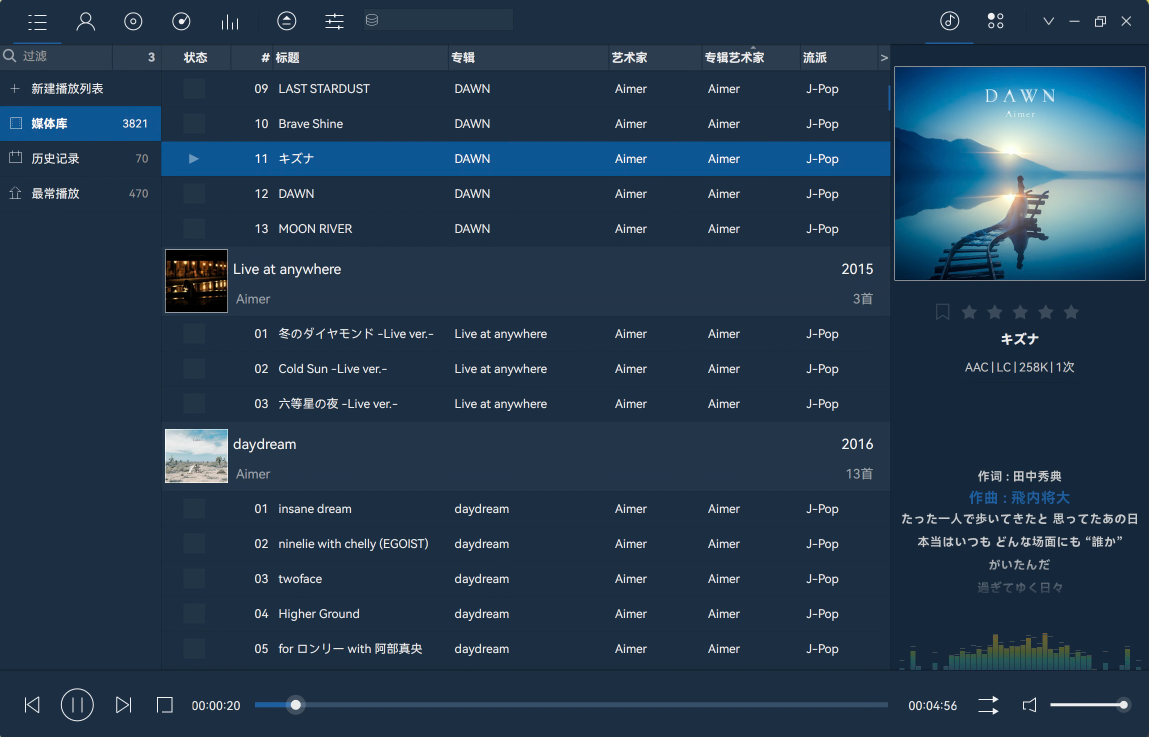
#> input picture Assets/reference-ui.png, 2297 x 1474 px (shown at 1/2 size)
$ python compare.py
#> lines starting #> are read from the running program, lines starting #| are printed output that depends on the picture
#!/usr/bin/env python3
"""Builds a side-by-side comparison of the reference screenshot and the latest run."""
import os
import sys
from PIL import Image, ImageDraw

# Resolve next to the repo so the tool works from any working directory.
ROOT = os.path.dirname(os.path.dirname(os.path.abspath(__file__)))
REF = os.path.join(ROOT, "Assets/reference-ui.png")
SHOT = os.path.join(ROOT, "Assets/shot.png")
OUT = os.path.join(ROOT, "Assets/compare.png")


def main():
    ref = Image.open(REF).convert("RGB")
#> ref is the input picture: PIL image 2297x1474 RGB; mean R, G, B 35.6, 57.7, 78.8
    shot = Image.open(SHOT).convert("RGB")
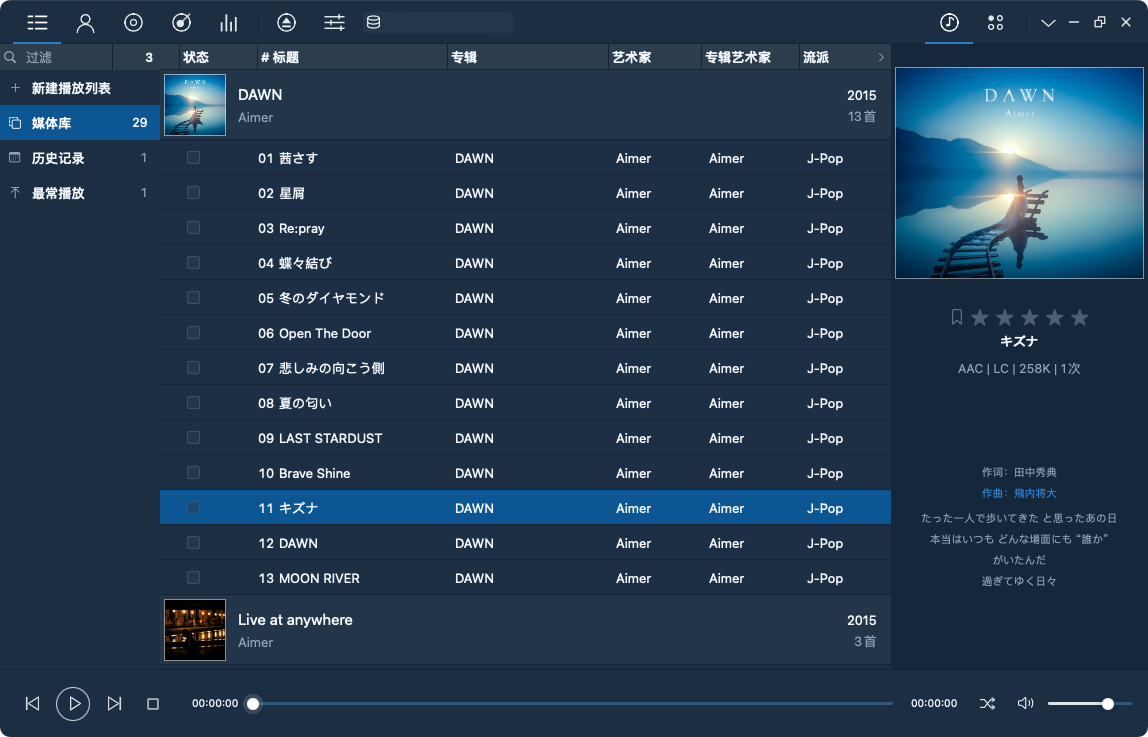
#> input picture Assets/shot.png, 1148 x 737 px
    shot = shot.resize(ref.size, Image.LANCZOS)
#> shot: PIL image 2297x1474 RGB
    gap = 12
    canvas = Image.new("RGB", (ref.width, ref.height * 2 + gap), (10, 10, 12))
    canvas.paste(ref, (0, 0))
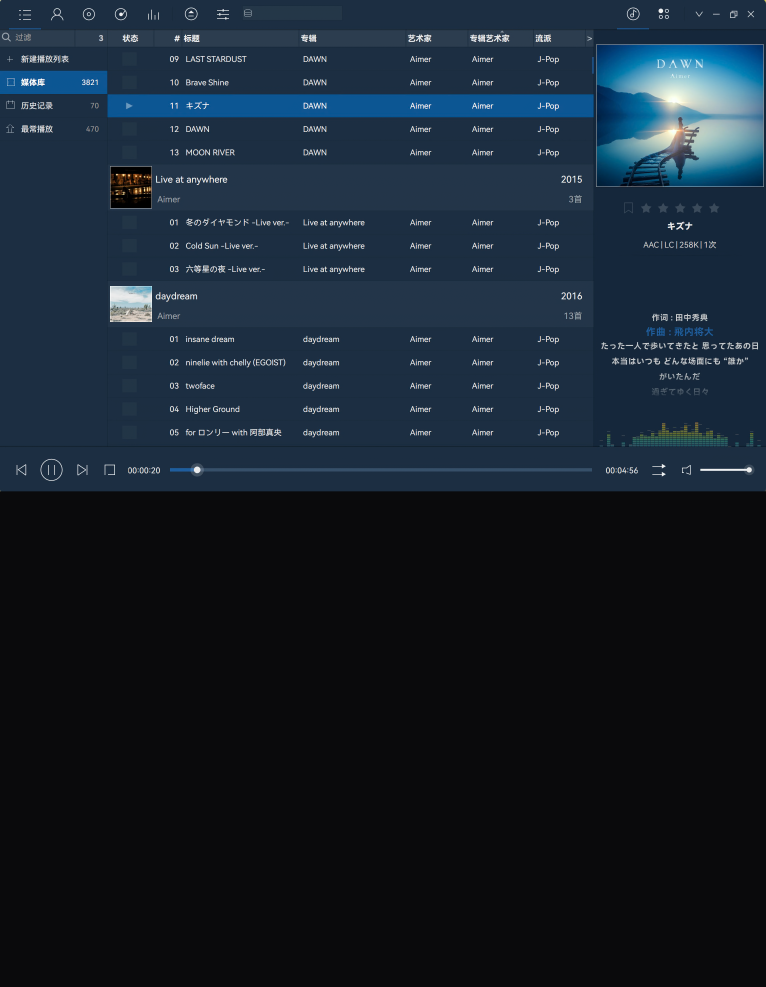
#> canvas: PIL image 2297x2960 RGB (shown at 1/3 size); mean R, G, B 22.8, 33.8, 45.3
    canvas.paste(shot, (0, ref.height + gap))
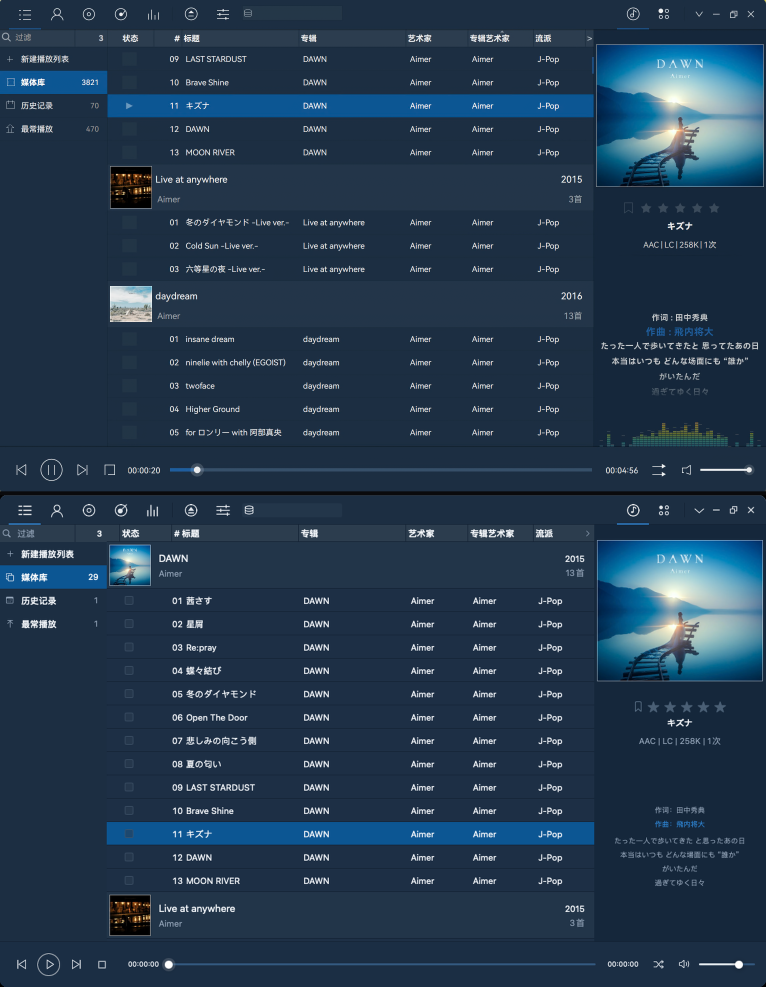
#> canvas: PIL image 2297x2960 RGB (shown at 1/3 size); mean R, G, B 35.6, 57.8, 79.4
    d = ImageDraw.Draw(canvas)
    d.text((14, ref.height + 2), "REFERENCE / CURRENT", fill=(255, 220, 120))
    canvas.save(OUT)

    # Region-level difference report in 0-255 mean channel error.
    regions = {
        "topbar": (0, 0, ref.width, 88),
        "sidebar": (0, 88, 320, ref.height - 134),
        "table": (320, 88, 1776, ref.height - 134),
        "panel": (1776, 88, ref.width, ref.height - 134),
        "transport": (0, ref.height - 134, ref.width, ref.height),
    }
    print(f"{'region':<10} {'meanErr':>8} {'maxErr':>7}")
    for name, box in regions.items():
        a = ref.crop(box)
        b = shot.crop(box)
        pa, pb = a.load(), b.load()
        total = 0
        count = 0
        mx = 0
        for y in range(0, a.height, 3):
            for x in range(0, a.width, 3):
                ca, cb = pa[x, y], pb[x, y]
                diff = sum(abs(ca[i] - cb[i]) for i in range(3)) / 3
                total += diff
                count += 1
                if diff > mx:
                    mx = diff
        print(f"{name:<10} {total / count:8.2f} {mx:7.0f}")
#> this loop made 5 passes
#> pass 1, in main, `a = ref.crop(box)`:
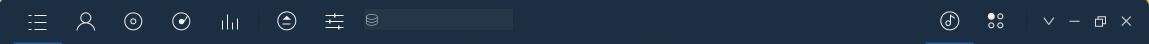
#> a: PIL image 2297x88 RGB (shown at 1/2 size); mean R, G, B 31.6, 49.5, 69.2
#> pass 1, in main, `b = shot.crop(box)`:
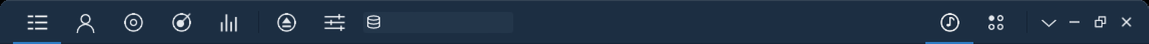
#> b: PIL image 2297x88 RGB (shown at 1/2 size); mean R, G, B 33.4, 51.2, 70.9
#> pass 2, in main, `a = ref.crop(box)`:
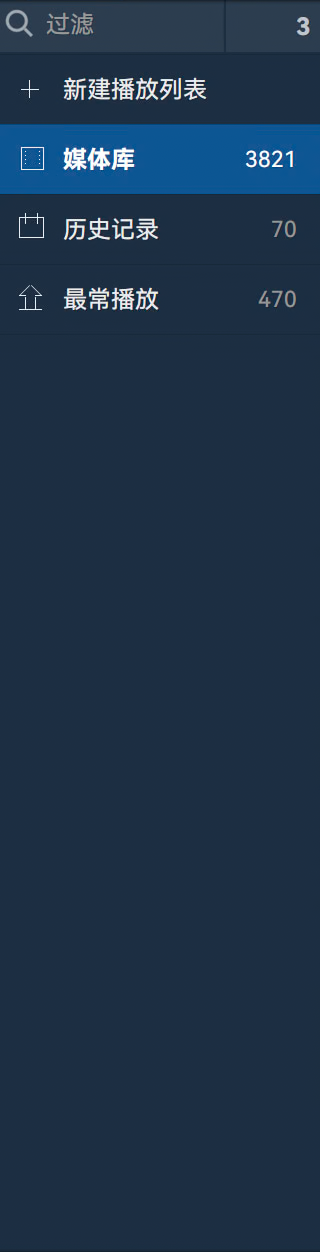
#> a: PIL image 320x1252 RGB; mean R, G, B 30.7, 51.2, 73.1
#> pass 2, in main, `b = shot.crop(box)`:
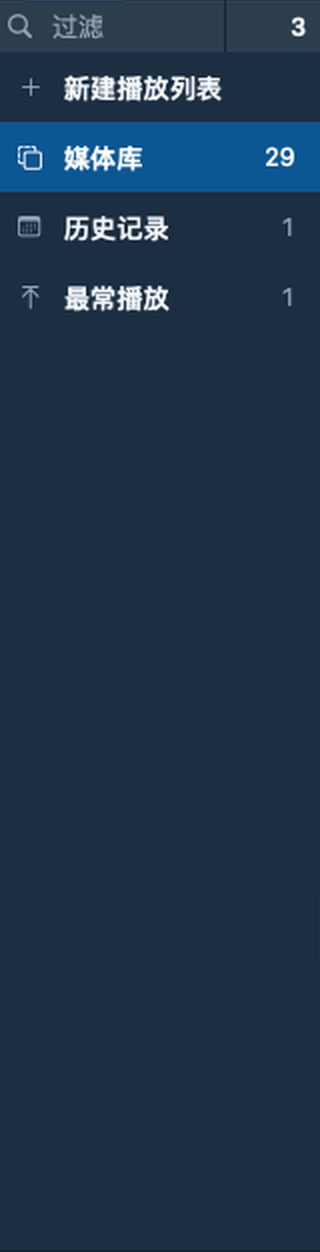
#> b: PIL image 320x1252 RGB; mean R, G, B 31.8, 52.4, 74.1
    print("wrote", OUT)


if __name__ == "__main__":
    main()
